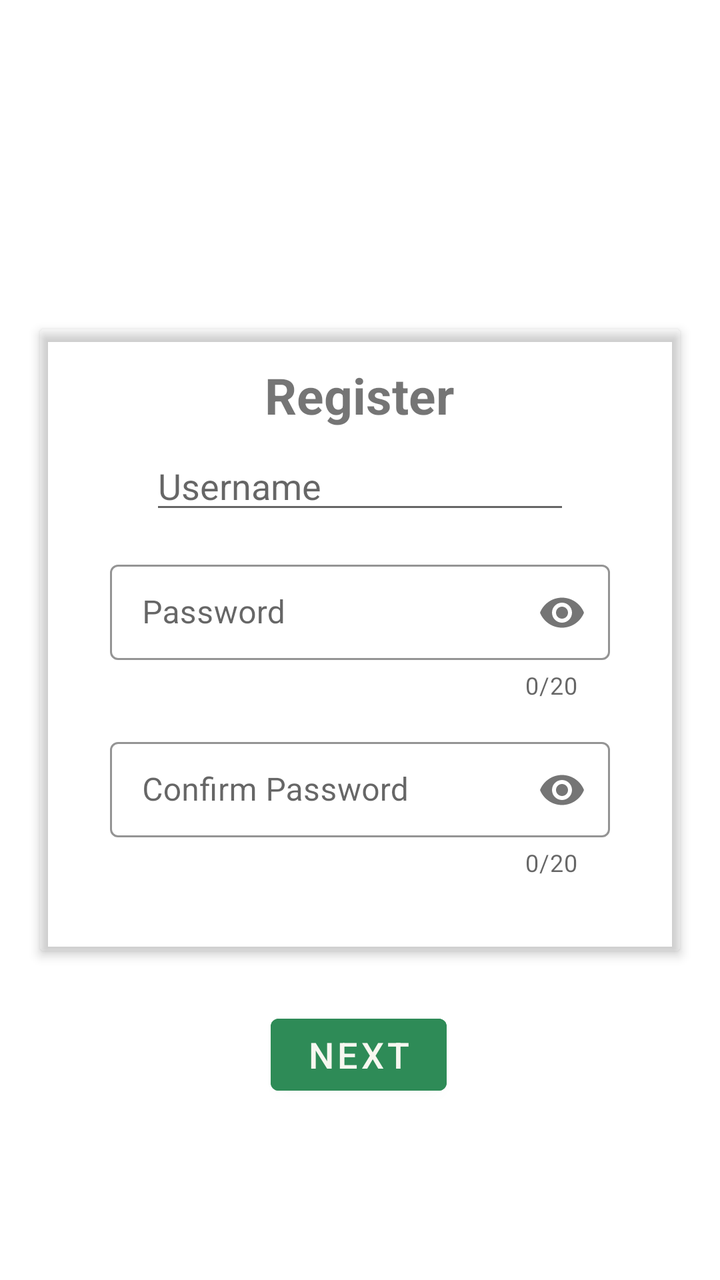
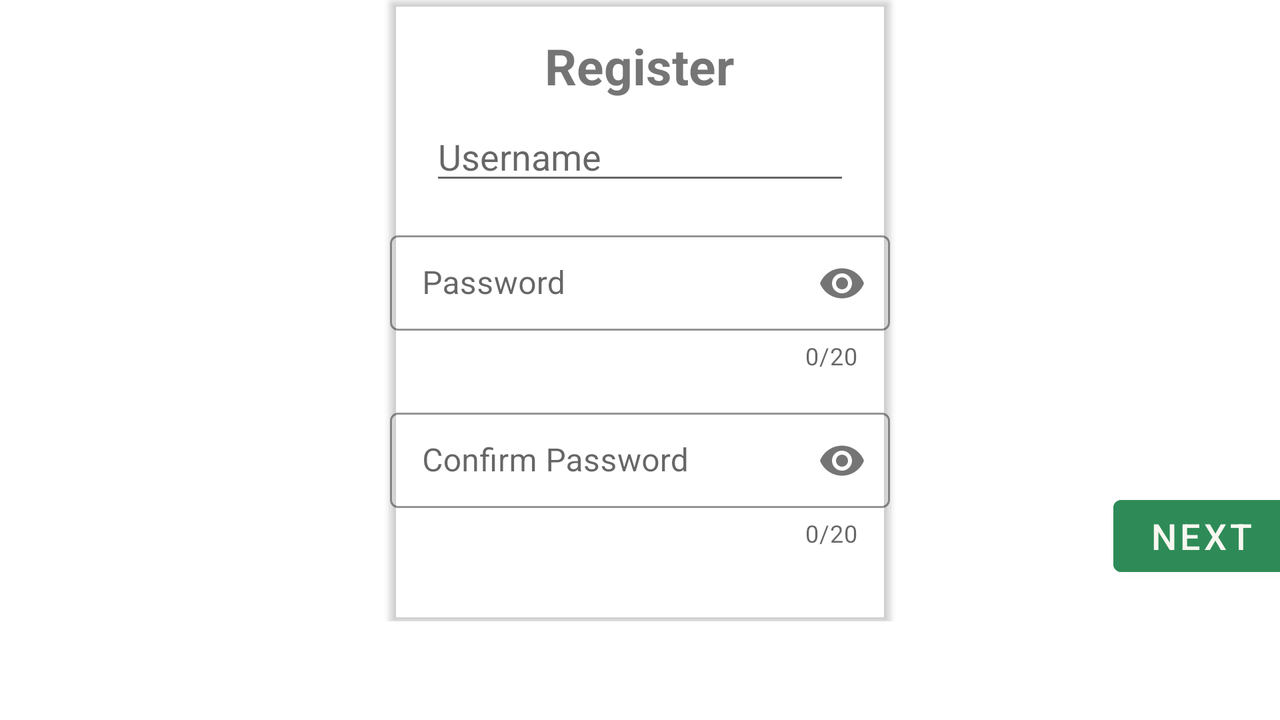

Compare how this app lays out the same screen by default and in its alternative resource folder. The renders come first, then the two layout files and the values they reference.
<!-- AndroidManifest.xml: activity theme WhiteTheme -->
<!-- res/layout/activity_register.xml -->
<?xml version="1.0" encoding="utf-8"?>
<androidx.constraintlayout.widget.ConstraintLayout xmlns:android="http://schemas.android.com/apk/res/android"
    xmlns:app="http://schemas.android.com/apk/res-auto"
    xmlns:card_view="http://schemas.android.com/apk/res-auto"
    xmlns:tools="http://schemas.android.com/tools"
    android:layout_width="match_parent"
    android:layout_height="match_parent"
    tools:context="com.example.mobilestore.users.RegisterActivity">

    <androidx.cardview.widget.CardView
        android:id="@+id/cardView4"
        android:layout_width="match_parent"
        android:layout_height="wrap_content"
        android:layout_marginStart="20dp"
        android:layout_marginEnd="20dp"
        app:cardElevation="3dp"
        app:layout_constraintBottom_toBottomOf="parent"
        app:layout_constraintEnd_toEndOf="parent"
        app:layout_constraintStart_toStartOf="parent"
        app:layout_constraintTop_toTopOf="parent"
        card_view:cardBackgroundColor="@android:color/transparent">

        <androidx.constraintlayout.widget.ConstraintLayout
            android:layout_width="match_parent"
            android:layout_height="wrap_content">

            <TextView
                android:layout_width="wrap_content"
                android:layout_height="wrap_content"
                android:layout_marginTop="16dp"
                android:text="@string/register"
                android:textSize="25sp"
                android:textStyle="bold"
                app:layout_constraintEnd_toEndOf="parent"
                app:layout_constraintHorizontal_bias="0.498"
                app:layout_constraintStart_toStartOf="parent"
                app:layout_constraintTop_toTopOf="parent" />

            <com.google.android.material.textfield.TextInputLayout
                android:id="@+id/textInputLayout"
                android:layout_width="250dp"
                android:layout_height="wrap_content"
                android:layout_marginTop="15dp"
                app:counterEnabled="true"
                app:counterMaxLength="20"
                app:layout_constraintEnd_toEndOf="parent"
                app:layout_constraintStart_toStartOf="parent"
                app:layout_constraintTop_toBottomOf="@+id/editTextUserNameRegister"
                app:passwordToggleEnabled="true">

                <com.google.android.material.textfield.TextInputEditText
                    android:id="@+id/editTextRegisterPassword"
                    android:layout_width="match_parent"
                    android:layout_height="wrap_content"
                    android:drawableStart="@drawable/ic_lock"
                    android:ems="10"
                    android:hint="@string/prompt_password"
                    android:inputType="textPassword" />

            </com.google.android.material.textfield.TextInputLayout>

            <com.google.android.material.textfield.TextInputLayout
                android:id="@+id/textInputLayout2"
                android:layout_width="250dp"
                android:layout_height="wrap_content"
                android:layout_marginTop="15dp"
                android:layout_marginBottom="36dp"
                app:counterEnabled="true"
                app:counterMaxLength="20"
                app:layout_constraintBottom_toBottomOf="parent"
                app:layout_constraintEnd_toEndOf="parent"
                app:layout_constraintStart_toStartOf="parent"
                app:layout_constraintTop_toBottomOf="@+id/textInputLayout"
                app:passwordToggleEnabled="true">

                <com.google.android.material.textfield.TextInputEditText
                    android:id="@+id/editTextRegisterConfirmPassword"
                    android:layout_width="match_parent"
                    android:layout_height="wrap_content"
                    android:drawableStart="@drawable/ic_lock"
                    android:ems="10"
                    android:hint="@string/confirm_password_editText"
                    android:inputType="textPassword" />

            </com.google.android.material.textfield.TextInputLayout>

            <EditText
                android:id="@+id/editTextUserNameRegister"
                android:layout_width="wrap_content"
                android:layout_height="wrap_content"
                android:layout_marginTop="56dp"
                android:drawableStart="@drawable/ic_profile"
                android:ems="10"
                android:hint="@string/EditTextHintUsername"
                android:inputType="textPersonName"
                app:layout_constraintEnd_toEndOf="parent"
                app:layout_constraintStart_toStartOf="parent"
                app:layout_constraintTop_toTopOf="parent" />

        </androidx.constraintlayout.widget.ConstraintLayout>

    </androidx.cardview.widget.CardView>

    <com.google.android.material.button.MaterialButton
        android:id="@+id/buttonNext"
        android:layout_width="wrap_content"
        android:layout_height="wrap_content"
        android:layout_gravity="center_horizontal"
        android:layout_marginTop="28dp"
        android:backgroundTint="@color/green"
        android:onClick="NextButtonClicked"
        android:text="@string/next"
        android:textColor="@color/customWhite"
        android:textSize="18sp"
        app:layout_constraintEnd_toEndOf="parent"
        app:layout_constraintHorizontal_bias="0.498"
        app:layout_constraintStart_toStartOf="parent"
        app:layout_constraintTop_toBottomOf="@+id/cardView4" />

</androidx.constraintlayout.widget.ConstraintLayout>
<!-- resources referenced by this layout -->
<resources>
  <color name="customWhite">#F7F7F0</color>
  <color name="green">#2E8B57</color>
  <string name="EditTextHintUsername">Username</string>
  <string name="confirm_password_editText">Confirm Password</string>
  <string name="next">Next</string>
  <string name="prompt_password">Password</string>
  <string name="register">Register</string>
  <style name="WhiteTheme" parent="Theme.MaterialComponents.Light.DarkActionBar">
          <item name="textInputStyle">@style/LoginTextInputLayoutStyleWhite</item>
          <item name="colorPrimaryDark">#000000</item>
          <item name="tabSelectedTextColor">#000000</item>
          <item name="android:textColorPrimary">#000000</item>
          <item name="android:drawablePadding">5dp</item>
          <item name="android:colorControlActivated">@color/green</item>
          <item name="android:colorControlHighlight">@color/green</item>
      </style>
  <style name="LoginTextInputLayoutStyleWhite" parent="Widget.MaterialComponents.TextInputLayout.OutlinedBox.Dense">
          <item name="boxStrokeColor">@color/green</item>
          <item name="boxStrokeWidth">1dp</item>
          <item name="hintTextColor">@color/green</item>
      </style>
</resources>
<!-- res/layout-land/activity_register.xml (the repository's variant of the layout above) -->
<!-- drawn on the phone turned sideways -->
<?xml version="1.0" encoding="utf-8"?>
<ScrollView xmlns:android="http://schemas.android.com/apk/res/android"
    xmlns:app="http://schemas.android.com/apk/res-auto"
    xmlns:card_view="http://schemas.android.com/apk/res-auto"
    xmlns:tools="http://schemas.android.com/tools"
    android:layout_width="match_parent"
    android:layout_height="match_parent"
    tools:context="com.example.mobilestore.users.RegisterActivity">

    <androidx.constraintlayout.widget.ConstraintLayout
        android:layout_width="match_parent"
        android:layout_height="wrap_content">

        <androidx.cardview.widget.CardView
            android:id="@+id/cardView4"
            android:layout_width="wrap_content"
            android:layout_height="wrap_content"
            android:layout_marginStart="20dp"
            android:layout_marginEnd="20dp"
            app:layout_constraintBottom_toBottomOf="parent"
            app:layout_constraintEnd_toEndOf="parent"
            app:layout_constraintStart_toStartOf="parent"
            card_view:cardBackgroundColor="@android:color/transparent">

            <androidx.constraintlayout.widget.ConstraintLayout
                android:layout_width="match_parent"
                android:layout_height="wrap_content">

                <TextView
                    android:layout_width="wrap_content"
                    android:layout_height="wrap_content"
                    android:layout_marginTop="16dp"
                    android:text="@string/register"
                    android:textSize="25sp"
                    android:textStyle="bold"
                    app:layout_constraintEnd_toEndOf="parent"
                    app:layout_constraintHorizontal_bias="0.498"
                    app:layout_constraintStart_toStartOf="parent"
                    app:layout_constraintTop_toTopOf="parent" />

                <com.google.android.material.textfield.TextInputLayout
                    android:id="@+id/textInputLayout"
                    android:layout_width="250dp"
                    android:layout_height="wrap_content"
                    android:layout_marginTop="15dp"
                    app:counterEnabled="true"
                    app:counterMaxLength="20"
                    app:layout_constraintEnd_toEndOf="parent"
                    app:layout_constraintStart_toStartOf="parent"
                    app:layout_constraintTop_toBottomOf="@+id/editTextUserNameRegister"
                    app:passwordToggleEnabled="true">

                    <com.google.android.material.textfield.TextInputEditText
                        android:id="@+id/editTextRegisterPassword"
                        android:layout_width="match_parent"
                        android:layout_height="wrap_content"
                        android:drawableStart="@drawable/ic_lock"
                        android:ems="10"
                        android:hint="@string/prompt_password"
                        android:inputType="textPassword" />
                </com.google.android.material.textfield.TextInputLayout>

                <com.google.android.material.textfield.TextInputLayout
                    android:id="@+id/textInputLayout2"
                    android:layout_width="250dp"
                    android:layout_height="wrap_content"
                    android:layout_marginTop="15dp"
                    android:layout_marginBottom="36dp"
                    app:counterEnabled="true"
                    app:counterMaxLength="20"
                    app:layout_constraintBottom_toBottomOf="parent"
                    app:layout_constraintEnd_toEndOf="parent"
                    app:layout_constraintStart_toStartOf="parent"
                    app:layout_constraintTop_toBottomOf="@+id/textInputLayout"
                    app:passwordToggleEnabled="true">

                    <com.google.android.material.textfield.TextInputEditText
                        android:id="@+id/editTextRegisterConfirmPassword"
                        android:layout_width="match_parent"
                        android:layout_height="wrap_content"
                        android:drawableStart="@drawable/ic_lock"
                        android:ems="10"
                        android:hint="@string/confirm_password_editText"
                        android:inputType="textPassword" />

                </com.google.android.material.textfield.TextInputLayout>

                <EditText
                    android:id="@+id/editTextUserNameRegister"
                    android:layout_width="wrap_content"
                    android:layout_height="wrap_content"
                    android:layout_marginTop="56dp"
                    android:drawableStart="@drawable/ic_profile"
                    android:ems="10"

                    android:hint="@string/username"
                    android:inputType="textPersonName"
                    app:layout_constraintEnd_toEndOf="parent"
                    app:layout_constraintStart_toStartOf="parent"
                    app:layout_constraintTop_toTopOf="parent" />

            </androidx.constraintlayout.widget.ConstraintLayout>

        </androidx.cardview.widget.CardView>

        <com.google.android.material.button.MaterialButton
            android:id="@+id/buttonNext"
            android:layout_width="wrap_content"
            android:layout_height="wrap_content"
            android:layout_gravity="center_horizontal"
            android:layout_marginStart="116dp"
            android:layout_marginTop="244dp"
            android:backgroundTint="@color/green"
            android:onClick="NextButtonClicked"
            android:text="@string/next"
            android:textColor="@color/customWhite"
            android:textSize="18sp"
            app:layout_constraintEnd_toEndOf="parent"
            app:layout_constraintStart_toEndOf="@+id/cardView4"
            app:layout_constraintTop_toTopOf="parent" />

    </androidx.constraintlayout.widget.ConstraintLayout>

</ScrollView>
<!-- resources referenced by the variant -->
<!-- as the phone turned sideways resolves them -->
<resources>
  <color name="customWhite">#F7F7F0</color>
  <color name="green">#2E8B57</color>
  <string name="confirm_password_editText">Confirm Password</string>
  <string name="next">Next</string>
  <string name="prompt_password">Password</string>
  <string name="register">Register</string>
  <string name="username">Username</string>
  <style name="WhiteTheme" parent="Theme.MaterialComponents.Light.DarkActionBar">
          <item name="textInputStyle">@style/LoginTextInputLayoutStyleWhite</item>
          <item name="colorPrimaryDark">#000000</item>
          <item name="tabSelectedTextColor">#000000</item>
          <item name="android:textColorPrimary">#000000</item>
          <item name="android:drawablePadding">5dp</item>
          <item name="android:colorControlActivated">@color/green</item>
          <item name="android:colorControlHighlight">@color/green</item>
      </style>
  <style name="LoginTextInputLayoutStyleWhite" parent="Widget.MaterialComponents.TextInputLayout.OutlinedBox.Dense">
          <item name="boxStrokeColor">@color/green</item>
          <item name="boxStrokeWidth">1dp</item>
          <item name="hintTextColor">@color/green</item>
      </style>
</resources>
